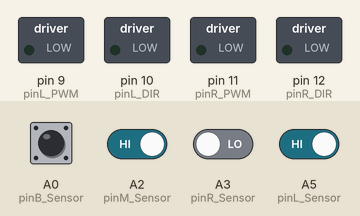
Recording of a sketch running on a simulated Arduino Uno, built with avr-gcc and run on an emulated ATmega328P. Shown: switched loads named in the sketch (green lamp = pin HIGH). Inputs (shaded band) come from the test bench; at power-on: A0 (pinB_Sensor), A2 (pinM_Sensor), A5 (pinL_Sensor) HIGH, A3 (pinR_Sensor) LOW.

Above: at 1.2 s.
1.3 s: A0 (pinB_Sensor) driven LOW
At 2.7 s:
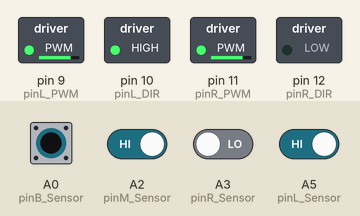
3.0 s: A3 (pinR_Sensor) driven HIGH
At 3.8 s:
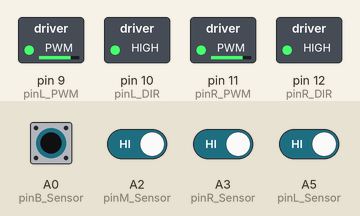
4.5 s: A5 (pinL_Sensor) driven LOW
At 4.9 s:
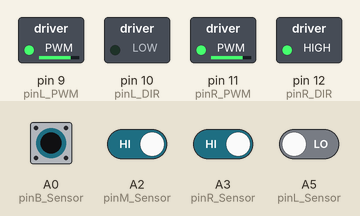
6.0 s: A5 (pinL_Sensor) driven HIGH
At 7.2 s:
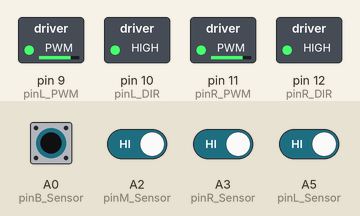
7.5 s: A3 (pinR_Sensor) driven LOW
At 8.4 s:
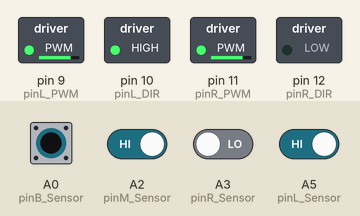
9.0 s: A0 (pinB_Sensor) pulsed HIGH 2 times (0.12 s each, 0.3 s apart)
At 10.2 s:
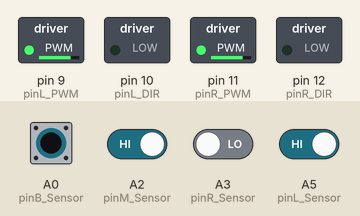
Timing chart, 0 to 12.0 s (numbered marks = the images above; inputs shaded):
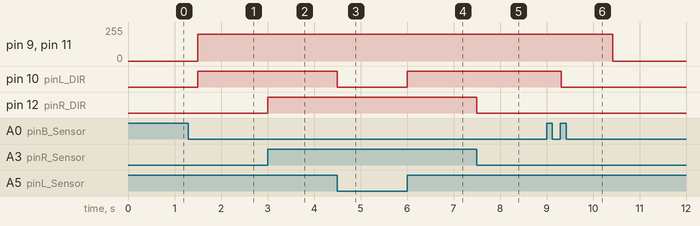

The sketch:

line_following_car.ino
```cpp
// assign meaningful names to those pins that will be used
const int pinL_Sensor = A5;      //pin A5
const int pinM_Sensor = A2;      //pin A2
const int pinR_Sensor = A3;      //pin A3
const int pinB_Sensor = A0;      //pin A0
const int pinL_PWM = 9;          //pin D9
const int pinR_PWM = 11;         //pin D11
const int pinL_DIR = 10;         //pin D10
const int pinR_DIR = 12;         //pin D12

//define variables to be used in script
int leftSensor = 1;
int lastLeftSensor = 1;

int midSensor  = 1;

int rightSensor = 1;
int lastRightSensor = 1;

int bumpSensor = 1;
int lastBumpSensor = 1;

int stage = 0;
int splitCount = 0;

int wheelSpeed = 200;

bool split;
bool prevsplit;
bool starting = true;

// the setup function runs once when you press reset or power the board

void setup ()
{
  // define pins as input and output
  pinMode(pinL_Sensor, INPUT);
  pinMode(pinM_Sensor, INPUT);
  pinMode(pinR_Sensor, INPUT);
  pinMode(pinB_Sensor, INPUT);

  pinMode(pinL_DIR, OUTPUT);
  pinMode(pinR_DIR, OUTPUT);

  pinMode(pinL_PWM, OUTPUT);
  pinMode(pinR_PWM, OUTPUT);

  // initialize output pins
  digitalWrite(pinL_DIR, HIGH);   //forward direction
  digitalWrite(pinR_DIR, HIGH);   //forward direction
  analogWrite(pinL_PWM, 0);    //forward speed
  analogWrite(pinR_PWM, 0);    //forward speed
}

// the loop function runs over and over again forever

void loop()
{
  leftSensor = digitalRead(pinL_Sensor);
  midSensor = digitalRead(pinM_Sensor);
  rightSensor = digitalRead(pinR_Sensor);
  bumpSensor = digitalRead(pinB_Sensor);


  if(bumpSensor!=lastBumpSensor && bumpSensor == 0)
  {
    stage += 1;
    delay(200);
  }
  lastBumpSensor = bumpSensor;

  if(stage==0)//stop
  {
        analogWrite(pinL_PWM, 0);
        analogWrite(pinR_PWM, 0);
        digitalWrite(pinL_DIR, LOW);
        digitalWrite(pinR_DIR, LOW);
  }
  else if(stage==1)//forward
  {
    if(!leftSensor && !rightSensor)
    {
        split = true;
        if(!midSensor && starting)
        {
          analogWrite(pinL_PWM, wheelSpeed);
          analogWrite(pinR_PWM, wheelSpeed);
          digitalWrite(pinL_DIR, HIGH);
          digitalWrite(pinR_DIR, HIGH);
          delay(200);
          starting = false;
        }
        if(splitCount == 1 || splitCount==2)
        {
          analogWrite(pinL_PWM, wheelSpeed-50);
          analogWrite(pinR_PWM, wheelSpeed);
          digitalWrite(pinL_DIR, LOW);
          digitalWrite(pinR_DIR, HIGH);
          delay(200);
        }
        else if(splitCount==3)
        {
          analogWrite(pinL_PWM, wheelSpeed);
          analogWrite(pinR_PWM, wheelSpeed-50);
          digitalWrite(pinL_DIR, HIGH);
          digitalWrite(pinR_DIR, LOW);
          delay(200);
        }
    }

    if(!leftSensor && rightSensor)
    {
        analogWrite(pinL_PWM, wheelSpeed);
        analogWrite(pinR_PWM, wheelSpeed);
        digitalWrite(pinL_DIR, LOW);
        digitalWrite(pinR_DIR, HIGH);
        split = false;

    }

    if(leftSensor && !rightSensor)
    {
        analogWrite(pinL_PWM, wheelSpeed);
        analogWrite(pinR_PWM, wheelSpeed);
        digitalWrite(pinL_DIR, HIGH);
        digitalWrite(pinR_DIR, LOW);
        split = false;

    }

    if(leftSensor && rightSensor)
    {
        analogWrite(pinL_PWM, wheelSpeed);
        analogWrite(pinR_PWM, wheelSpeed);
        digitalWrite(pinL_DIR, HIGH);
        digitalWrite(pinR_DIR, HIGH);
        split = false;
    }
    if (split == false && prevsplit == true){
        splitCount += 1;
    }
    prevsplit = split;

  }
  //====================================================================================
  else if(stage==2)//backward
  {
    for(int i=0;i<1;i++)
    {
      analogWrite(pinL_PWM, 200);
      analogWrite(pinR_PWM, 200);
      digitalWrite(pinL_DIR, LOW);
      digitalWrite(pinR_DIR, LOW);
      delay(1100);
    }

    analogWrite(pinL_PWM, 0);
    analogWrite(pinR_PWM, 0);
    digitalWrite(pinL_DIR, LOW);
    digitalWrite(pinR_DIR, LOW);
    delay(50000);
  }
}
```

Measured:
- after the input at 1.3 s, pin 9 (pinL_PWM), pin 11 (pinR_PWM): 0/255 → 200/255 after 0.20 s; pin 10 (pinL_DIR): LOW → HIGH after 0.20 s
- after the input at 3.0 s, pin 12 (pinR_DIR): LOW → HIGH at once
- after the input at 4.5 s, pin 10 (pinL_DIR): HIGH → LOW at once
- after the input at 6.0 s, pin 10 (pinL_DIR): LOW → HIGH at once
- after the input at 7.5 s, pin 12 (pinR_DIR): HIGH → LOW at once
- after the input at 9.0 s, pin 9 (pinL_PWM), pin 11 (pinR_PWM): 200/255 → 0/255 after 1.4 s; pin 10 (pinL_DIR): HIGH → LOW after 0.32 s
